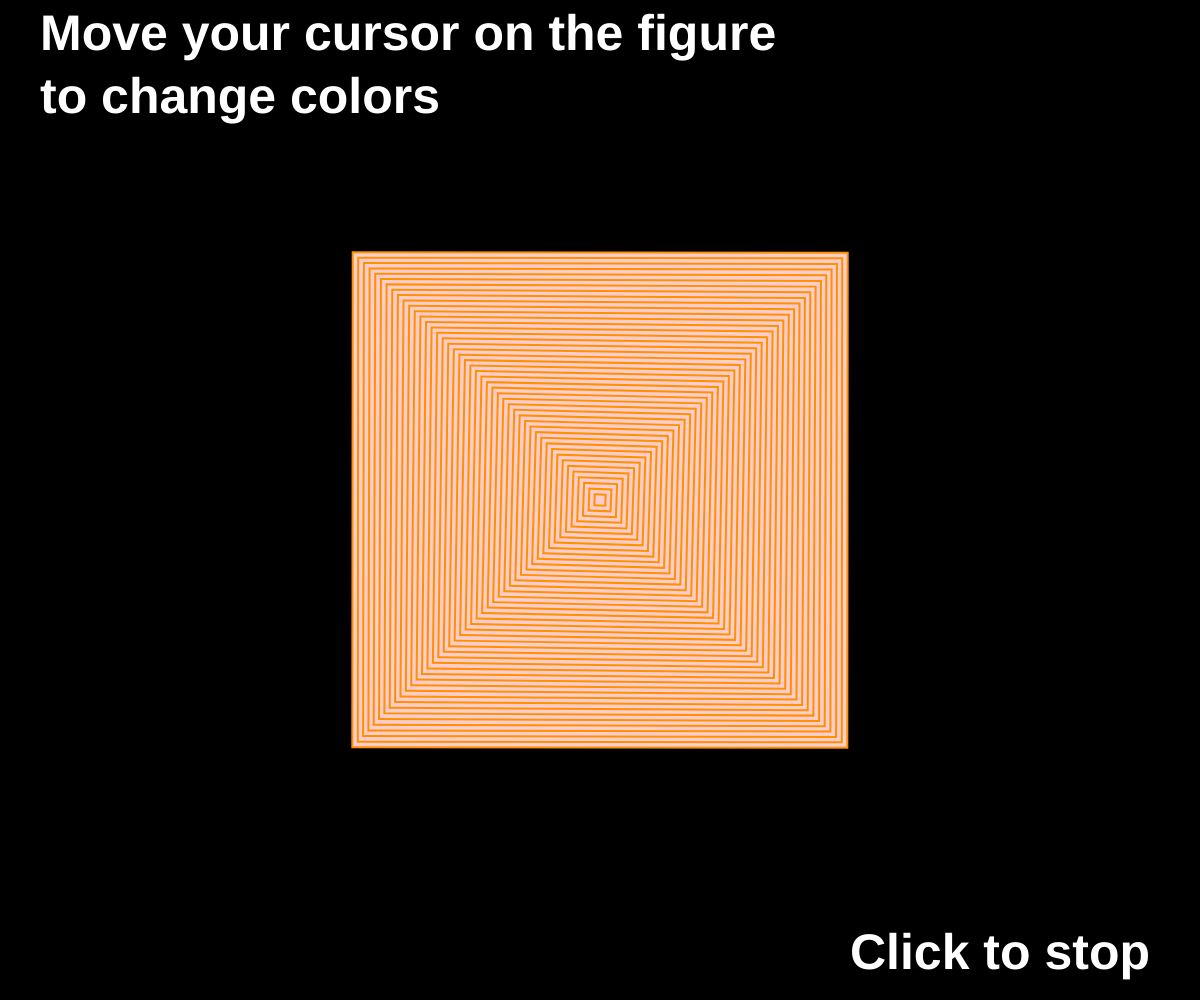
Frame 1 (no input)
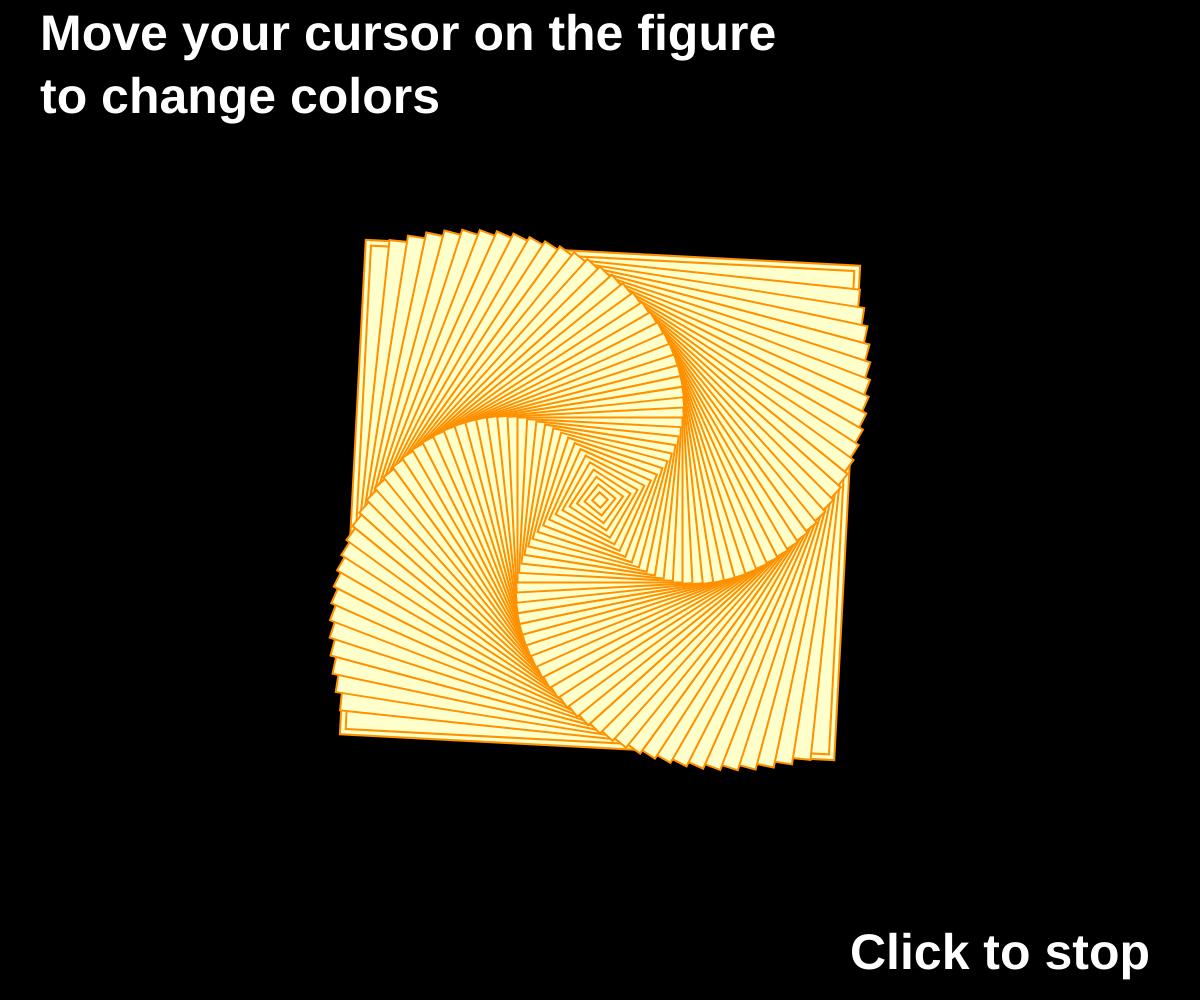
Frame 60 (no input)
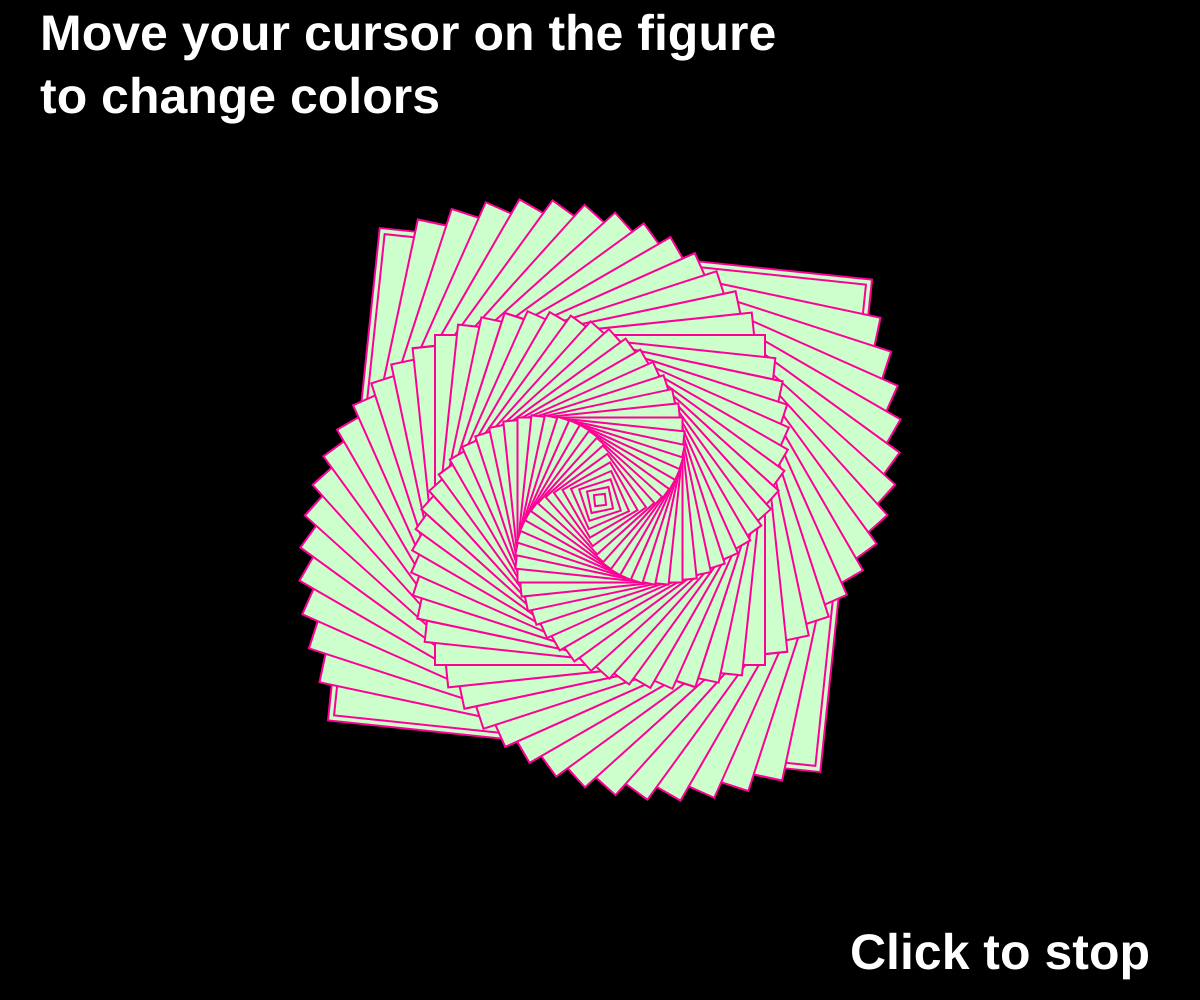
Frame 120 (the mouse pressed at the canvas centre since frame 60)

The p5.js sketch that drew these frames (run headless with seeded random() and noise() and a simulated clock; from frame 60 on, the mouse is pressed at the canvas centre):

// p5.js sketch
// ── sketch.js
let n = 45;
let gap = 11;
var b;
var u;
function setup() {
  createCanvas(windowWidth, windowHeight);
  colorMode(HSB);
  b = color(34, 100, 100);
  u = color(255, 100, 100);
  rectMode(CENTER);
 	strokeWeight(2);
 
}

function draw() {
  
 background(0);
 
 //text
 push();
  textSize(50);
  noStroke();
  fill("white");
  textStyle(BOLD);
  textAlign(LEFT);
  textFont();
  text("Move your cursor on the figure\nto change colors", 40, 50);
  textAlign(RIGHT, BOTTOM);
  text("Click to stop", windowWidth-50, windowHeight-20);
 pop();


 translate(width/2, height/2);

  //change stroke color with mouse movement 
  var t = map(mouseX, 0, width, 0, 1.0); 
  var f = lerpColor (b, u, t);
  stroke(f);

 
 push();
  // do the loop backwards by starting at n and counting down
  // check greater than zero
  for(let i = n; i >= 0; i--){
   rotate(radians(frameCount*0.05));
   fill(frameCount % 360, 20, 100);
   rect(0, 0, i * gap, i * gap);
 pop();
   }
  
  }

//stop and start the animation
function mouseClicked() {
  if (isLooping()) {
    noLoop();
  }
  else {
    loop();
  }
}
